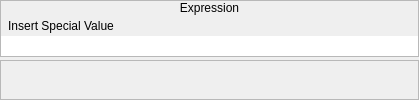
     <widget class="QWidget" name="wComplexExpression">
      <layout class="QVBoxLayout" name="verticalLayout_7">
       <property name="spacing">
        <number>3</number>
       </property>
       <property name="margin">
        <number>0</number>
       </property>
       <item>
        <widget class="QFrame" name="frame_17">
         <property name="sizePolicy">
          <sizepolicy hsizetype="Preferred" vsizetype="Fixed">
           <horstretch>0</horstretch>
           <verstretch>0</verstretch>
          </sizepolicy>
         </property>
         <property name="frameShape">
          <enum>QFrame::StyledPanel</enum>
         </property>
         <property name="frameShadow">
          <enum>QFrame::Raised</enum>
         </property>
         <layout class="QVBoxLayout" name="verticalLayout_5">
          <property name="spacing">
           <number>0</number>
          </property>
          <property name="margin">
           <number>0</number>
          </property>
          <item>
           <widget class="QLabel" name="label_7">
            <property name="sizePolicy">
             <sizepolicy hsizetype="Preferred" vsizetype="Fixed">
              <horstretch>0</horstretch>
              <verstretch>0</verstretch>
             </sizepolicy>
            </property>
            <property name="text">
             <string>Expression</string>
            </property>
            <property name="alignment">
             <set>Qt::AlignCenter</set>
            </property>
           </widget>
          </item>
          <item>
           <widget class="QWidget" name="widget_14" native="true">
            <layout class="QVBoxLayout" name="verticalLayout_6">
             <property name="spacing">
              <number>0</number>
             </property>
             <property name="margin">
              <number>0</number>
             </property>
             <item>
              <widget class="QWidget" name="widget_17" native="true">
               <property name="sizePolicy">
                <sizepolicy hsizetype="Preferred" vsizetype="Fixed">
                 <horstretch>0</horstretch>
                 <verstretch>0</verstretch>
                </sizepolicy>
               </property>
               <layout class="QHBoxLayout" name="horizontalLayout_29">
                <property name="spacing">
                 <number>0</number>
                </property>
                <property name="margin">
                 <number>0</number>
                </property>
                <item>
                 <widget class="QToolButton" name="expression_bInsertSpecialValue">
                  <property name="text">
                   <string>Insert Special Value</string>
                  </property>
                  <property name="iconSize">
                   <size>
                    <width>4</width>
                    <height>4</height>
                   </size>
                  </property>
                  <property name="popupMode">
                   <enum>QToolButton::InstantPopup</enum>
                  </property>
                  <property name="toolButtonStyle">
                   <enum>Qt::ToolButtonTextBesideIcon</enum>
                  </property>
                  <property name="autoRaise">
                   <bool>true</bool>
                  </property>
                 </widget>
                </item>
                <item>
                 <spacer name="horizontalSpacer">
                  <property name="orientation">
                   <enum>Qt::Horizontal</enum>
                  </property>
                  <property name="sizeHint" stdset="0">
                   <size>
                    <width>297</width>
                    <height>20</height>
                   </size>
                  </property>
                 </spacer>
                </item>
               </layout>
              </widget>
             </item>
             <item>
              <widget class="QLineEdit" name="expression_leValue">
               <property name="frame">
                <bool>false</bool>
               </property>
              </widget>
             </item>
            </layout>
           </widget>
          </item>
         </layout>
        </widget>
       </item>
       <item>
        <widget class="QFrame" name="frame_20">
         <property name="frameShape">
          <enum>QFrame::StyledPanel</enum>
         </property>
         <property name="frameShadow">
          <enum>QFrame::Raised</enum>
         </property>
        </widget>
       </item>
      </layout>
     </widget>
